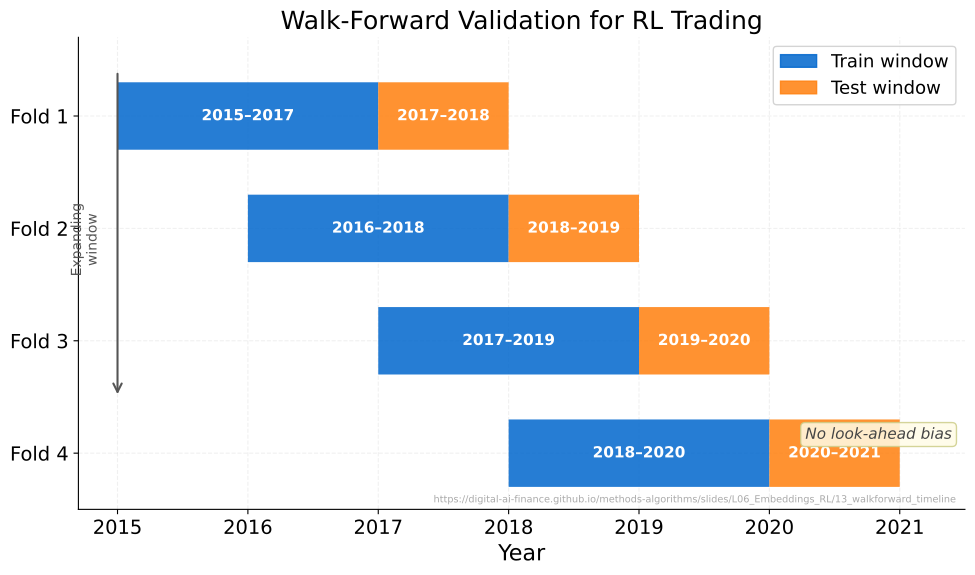

Write Python code to recreate this figure.
"""
Chart: Walk-Forward Validation for RL Trading
4-fold expanding-window timeline with train/test blocks using broken_barh.
"""

from pathlib import Path
import matplotlib.pyplot as plt
import matplotlib.patches as mpatches
import sys
sys.path.insert(0, str(Path(__file__).resolve().parents[3] / 'templates'))
from chart_style import apply_style, COLORS, MLPURPLE, MLBLUE, MLORANGE, MLGREEN, MLRED, MLLAVENDER
apply_style()

# ---------------------------------------------------------------------------
# Metadata
# ---------------------------------------------------------------------------
CHART_METADATA = {
    "title": "Walk-Forward Validation for RL Trading",
    "description": (
        "4-fold expanding-window walk-forward validation timeline. "
        "Train windows grow; test windows shift forward. Prevents look-ahead bias."
    ),
    "url": "https://digital-ai-finance.github.io/methods-algorithms/slides/L06_Embeddings_RL/13_walkforward_timeline",
}

# ---------------------------------------------------------------------------
# Style
# ---------------------------------------------------------------------------

# ---------------------------------------------------------------------------
# Walk-forward data
# Encode years as floats for broken_barh; 2015 = 0, 2016 = 1, etc.
# ---------------------------------------------------------------------------
ALPHA = 0.85

# Each fold: (train_start, train_end, test_start, test_end) in year floats
folds = [
    (2015, 2017, 2017, 2018),  # Fold 1
    (2016, 2018, 2018, 2019),  # Fold 2
    (2017, 2019, 2019, 2020),  # Fold 3
    (2018, 2020, 2020, 2021),  # Fold 4
]

# Y positions: Fold 4 at bottom (y=0), Fold 1 at top (y=3)
# broken_barh: (xranges, yrange) where xranges = list of (xmin, xwidth)
BAR_HEIGHT = 0.6

fig, ax = plt.subplots()

for i, (tr_s, tr_e, te_s, te_e) in enumerate(folds):
    y_center = 3 - i          # Fold 1 at y=3, Fold 4 at y=0
    y_bottom = y_center - BAR_HEIGHT / 2

    # Training bar
    ax.broken_barh([(tr_s, tr_e - tr_s)], (y_bottom, BAR_HEIGHT),
                   facecolors=MLBLUE, alpha=ALPHA, zorder=2)

    # Test bar
    ax.broken_barh([(te_s, te_e - te_s)], (y_bottom, BAR_HEIGHT),
                   facecolors=MLORANGE, alpha=ALPHA, zorder=2)

    # Year range labels inside bars
    ax.text(tr_s + (tr_e - tr_s) / 2, y_center,
            f'{int(tr_s)}–{int(tr_e)}',
            ha='center', va='center', fontsize=11, color='white', fontweight='bold')
    ax.text(te_s + (te_e - te_s) / 2, y_center,
            f'{int(te_s)}–{int(te_e)}',
            ha='center', va='center', fontsize=11, color='white', fontweight='bold')

# ---------------------------------------------------------------------------
# Y-axis labels
# ---------------------------------------------------------------------------
ax.set_yticks([0, 1, 2, 3])
ax.set_yticklabels(['Fold 4', 'Fold 3', 'Fold 2', 'Fold 1'])
ax.set_ylim(-0.5, 3.7)

# ---------------------------------------------------------------------------
# X-axis: year ticks
# ---------------------------------------------------------------------------
ax.set_xlim(2014.7, 2021.5)
ax.set_xticks(range(2015, 2022))
ax.set_xticklabels([str(y) for y in range(2015, 2022)])

# ---------------------------------------------------------------------------
# Grid (x-axis only)
# ---------------------------------------------------------------------------
ax.grid(axis='x', alpha=0.3)

# ---------------------------------------------------------------------------
# Expanding window arrow annotation
# ---------------------------------------------------------------------------
ax.annotate('',
            xy=(2015, 0.5),
            xytext=(2015, 3.4),
            arrowprops=dict(arrowstyle='->', color='#555555', lw=1.5))
ax.text(2014.75, 1.9, 'Expanding\nwindow',
        ha='center', va='center', fontsize=10, color='#555555',
        rotation=90)

# ---------------------------------------------------------------------------
# "No look-ahead bias" annotation
# ---------------------------------------------------------------------------
ax.text(2021.4, 0.1, 'No look-ahead bias',
        ha='right', va='bottom', fontsize=11, color='#444444',
        style='italic',
        bbox=dict(boxstyle='round,pad=0.3', facecolor='#FFFBE6',
                  edgecolor='#CCCC88', alpha=0.85))

# ---------------------------------------------------------------------------
# Legend
# ---------------------------------------------------------------------------
train_patch = mpatches.Patch(color=MLBLUE,   alpha=ALPHA, label='Train window')
test_patch  = mpatches.Patch(color=MLORANGE, alpha=ALPHA, label='Test window')
ax.legend(handles=[train_patch, test_patch], loc='upper right', framealpha=0.85)

# ---------------------------------------------------------------------------
# Labels, title, URL
# ---------------------------------------------------------------------------
ax.set_xlabel('Year')
ax.set_title('Walk-Forward Validation for RL Trading')

ax.text(0.99, 0.01, CHART_METADATA["url"],
        transform=ax.transAxes, fontsize=7, color='#AAAAAA',
        ha='right', va='bottom')

plt.tight_layout()
plt.savefig(Path(__file__).parent / 'chart.pdf', dpi=300, bbox_inches='tight', facecolor='white')
plt.close()
